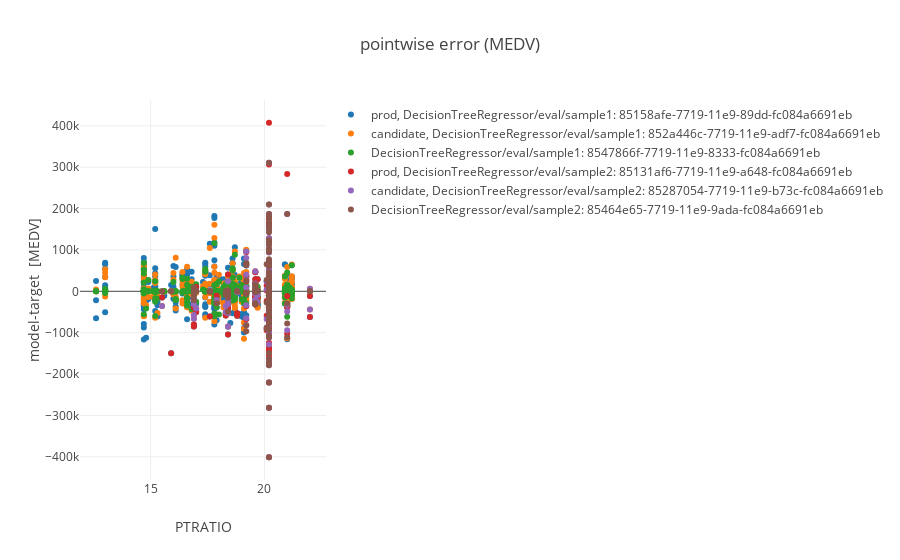

Notebook code for this chart:
### Markdown cell above
#### Plot error vs input variable

### Code cell
import pailab.analysis.plot as plot
plot.scatter_model_error(ml_repo, ml_repo.tree.models.DecisionTreeRegressor.model(), ['sample1', ml_repo.tree.test_data.sample2()], 'PTRATIO')

### Figure 1 — Plotly figure (JSON) as saved in the notebook; plotly's stock layout.template omitted (floating-point values rounded to 4 significant figures; data arrays with more than 128 entries replaced by an {"elided": "..."} marker saying what was removed)
{"data": [{"mode": "markers", "name": "prod, DecisionTreeRegressor/eval/sample1: 85158afe-7719-11e9-89dd-fc084a6691eb", "text": "sample1:last<br>DecisionTreeRegressor/model:8511e2da-7719-11e9-a641-fc084a6691eb<br>", "type": "scatter", "uid": "7355b73a-34a0-4d29-b8c8-26b2dfcea49e", "x": {"elided": "399 float values"}, "y": {"elided": "399 float values"}}, {"mode": "markers", "name": "candidate, DecisionTreeRegressor/eval/sample1: 852a446c-7719-11e9-adf7-fc084a6691eb", "text": "sample1:last<br>DecisionTreeRegressor/model:85269c2e-7719-11e9-a96b-fc084a6691eb<br>", "type": "scatter", "uid": "3ac0cedc-41e8-432b-b569-97f9eff59b6c", "x": {"elided": "399 float values"}, "y": {"elided": "399 float values"}}, {"mode": "markers", "name": "DecisionTreeRegressor/eval/sample1: 8547866f-7719-11e9-8333-fc084a6691eb", "text": "sample1:last<br>DecisionTreeRegressor/model:85451654-7719-11e9-b144-fc084a6691eb<br>", "type": "scatter", "uid": "4ad4ff5b-8bb6-4870-89c1-d2eb88741ff5", "x": {"elided": "399 float values"}, "y": {"elided": "399 float values"}}, {"mode": "markers", "name": "prod, DecisionTreeRegressor/eval/sample2: 85131af6-7719-11e9-a648-fc084a6691eb", "text": "sample2:last<br>DecisionTreeRegressor/model:8511e2da-7719-11e9-a641-fc084a6691eb<br>", "type": "scatter", "uid": "56ddbaf9-e807-4f86-b66c-f9fe4b01a073", "x": {"elided": "187 float values"}, "y": {"elided": "187 float values"}}, {"mode": "markers", "name": "candidate, DecisionTreeRegressor/eval/sample2: 85287054-7719-11e9-b73c-fc084a6691eb", "text": "sample2:last<br>DecisionTreeRegressor/model:85269c2e-7719-11e9-a96b-fc084a6691eb<br>", "type": "scatter", "uid": "aeb98a28-a02d-4192-9b52-5145405b6d7d", "x": {"elided": "187 float values"}, "y": {"elided": "187 float values"}}, {"mode": "markers", "name": "DecisionTreeRegressor/eval/sample2: 85464e65-7719-11e9-9ada-fc084a6691eb", "text": "sample2:last<br>DecisionTreeRegressor/model:85451654-7719-11e9-b144-fc084a6691eb<br>", "type": "scatter", "uid": "a63a2e1e-939e-4076-8017-afa39209a886", "x": {"elided": "187 float values"}, "y": {"elided": "187 float values"}}], "layout": {"title": {"text": "pointwise error (MEDV)"}, "xaxis": {"title": {"text": "PTRATIO"}}, "yaxis": {"title": {"text": "model-target  [MEDV]"}}}}
